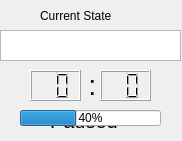
<?xml version="1.0" encoding="UTF-8"?>
<ui version="4.0">
 <class>SessionScreen</class>
 <widget class="QWidget" name="SessionScreen">
  <property name="enabled">
   <bool>true</bool>
  </property>
  <property name="geometry">
   <rect>
    <x>0</x>
    <y>0</y>
    <width>182</width>
    <height>141</height>
   </rect>
  </property>
  <property name="font">
   <font>
    <kerning>true</kerning>
   </font>
  </property>
  <property name="windowTitle">
   <string>Form</string>
  </property>
  <widget class="QLabel" name="label">
   <property name="geometry">
    <rect>
     <x>40</x>
     <y>0</y>
     <width>101</width>
     <height>31</height>
    </rect>
   </property>
   <property name="text">
    <string>Current State</string>
   </property>
  </widget>
  <widget class="QLCDNumber" name="minute_display">
   <property name="geometry">
    <rect>
     <x>30</x>
     <y>70</y>
     <width>51</width>
     <height>31</height>
    </rect>
   </property>
   <property name="font">
    <font>
     <pointsize>10</pointsize>
     <kerning>true</kerning>
    </font>
   </property>
   <property name="digitCount">
    <number>2</number>
   </property>
  </widget>
  <widget class="QLCDNumber" name="second_display">
   <property name="geometry">
    <rect>
     <x>100</x>
     <y>70</y>
     <width>51</width>
     <height>31</height>
    </rect>
   </property>
   <property name="font">
    <font>
     <pointsize>10</pointsize>
     <kerning>true</kerning>
    </font>
   </property>
   <property name="digitCount">
    <number>2</number>
   </property>
  </widget>
  <widget class="QLabel" name="label_2">
   <property name="geometry">
    <rect>
     <x>80</x>
     <y>70</y>
     <width>16</width>
     <height>31</height>
    </rect>
   </property>
   <property name="font">
    <font>
     <pointsize>20</pointsize>
     <kerning>true</kerning>
    </font>
   </property>
   <property name="text">
    <string>:</string>
   </property>
   <property name="alignment">
    <set>Qt::AlignRight|Qt::AlignTrailing|Qt::AlignVCenter</set>
   </property>
  </widget>
  <widget class="QTextBrowser" name="state_display">
   <property name="geometry">
    <rect>
     <x>0</x>
     <y>30</y>
     <width>181</width>
     <height>31</height>
    </rect>
   </property>
   <property name="html">
    <string>&lt;!DOCTYPE HTML PUBLIC &quot;-//W3C//DTD HTML 4.0//EN&quot; &quot;http://www.w3.org/TR/REC-html40/strict.dtd&quot;&gt;
&lt;html&gt;&lt;head&gt;&lt;meta name=&quot;qrichtext&quot; content=&quot;1&quot; /&gt;&lt;style type=&quot;text/css&quot;&gt;
p, li { white-space: pre-wrap; }
&lt;/style&gt;&lt;/head&gt;&lt;body style=&quot; font-family:'Sans'; font-size:10pt; font-weight:400; font-style:normal;&quot;&gt;
&lt;p align=&quot;center&quot; style=&quot;-qt-paragraph-type:empty; margin-top:0px; margin-bottom:0px; margin-left:0px; margin-right:0px; -qt-block-indent:0; text-indent:0px;&quot;&gt;&lt;br /&gt;&lt;/p&gt;&lt;/body&gt;&lt;/html&gt;</string>
   </property>
  </widget>
  <widget class="QLabel" name="pause_label">
   <property name="geometry">
    <rect>
     <x>50</x>
     <y>110</y>
     <width>71</width>
     <height>21</height>
    </rect>
   </property>
   <property name="font">
    <font>
     <pointsize>15</pointsize>
     <kerning>true</kerning>
    </font>
   </property>
   <property name="text">
    <string>Paused</string>
   </property>
  </widget>
  <widget class="QProgressBar" name="progress_bar">
   <property name="geometry">
    <rect>
     <x>20</x>
     <y>110</y>
     <width>141</width>
     <height>16</height>
    </rect>
   </property>
   <property name="maximum">
    <number>100</number>
   </property>
   <property name="value">
    <number>40</number>
   </property>
   <property name="textVisible">
    <bool>true</bool>
   </property>
   <property name="invertedAppearance">
    <bool>false</bool>
   </property>
   <property name="format">
    <string>%p%</string>
   </property>
  </widget>
 </widget>
 <resources/>
 <connections/>
</ui>
